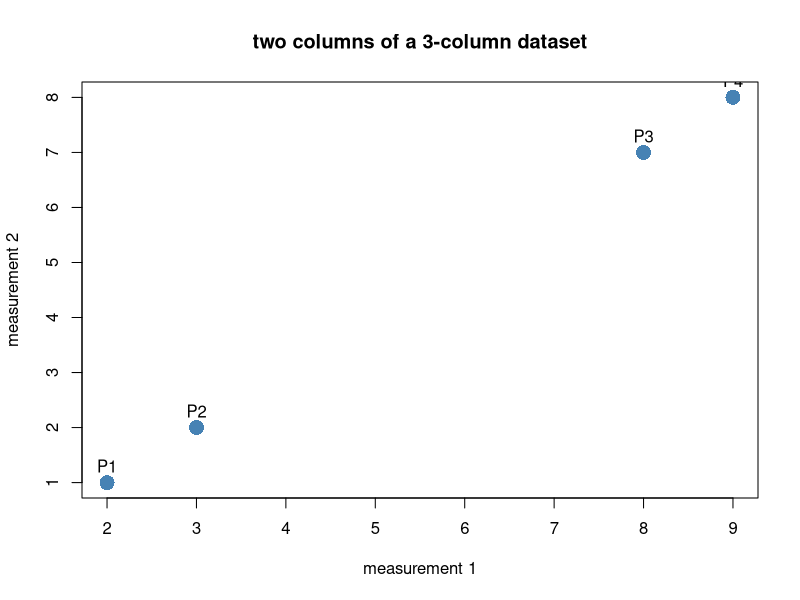

Write the R code that produced this figure.
## ---- chunk 1
#| include: false
# Build-time setup only — the live cells below re-state their own data. Base R is all
# we need, so nothing to install.
needed <- c()
to_install <- setdiff(needed, rownames(installed.packages()))
if (length(to_install) > 0) install.packages(to_install)
invisible(lapply(needed, library, character.only = TRUE))
set.seed(42)
## ---- chunk 2
# The two towns, as points. rbind stacks them: one ROW per point.
A <- c(1, 2)
B <- c(4, 6)

# The per-coordinate gaps
gaps <- B - A          # 3 4  (east-west gap, north-south gap)
gaps

# Euclidean distance, straight from Pythagoras: square, add, square-root
sqrt(sum(gaps^2))      # 5

# R's built-in: dist() on the stacked points gives the same 5
dist(rbind(A, B))      # 5
## ---- chunk 3
A <- c(1, 2)
B <- c(4, 6)

sqrt(sum((A - B)^2))                       # 5  — Euclidean, by hand
as.numeric(dist(rbind(A, B)))              # 5  — Euclidean, built-in (default)
sum(abs(A - B))                            # 7  — Manhattan, by hand
as.numeric(dist(rbind(A, B), method = "manhattan"))  # 7 — Manhattan, built-in

# The norm is distance from the origin:
v <- c(3, 4)
sqrt(sum(v^2))                             # 5 — length of v
as.numeric(dist(rbind(c(0, 0), v)))        # 5 — same, as a distance from (0,0)
## ---- chunk 4
a <- c(4, 2)
b <- c(3, 4)

dp <- sum(a * b)          # 20 — the dot product (from vectors & summation)
len_b <- sqrt(sum(b^2))   # 5  — the norm of b
dp / len_b                # 4  — how far a reaches along b's direction
## ---- chunk 5
u <- c(1, 0)   # east
w <- c(0, 1)   # north
sum(u * w)     # 0 — dot product zero  =>  orthogonal (at right angles)

u2 <- c(2, 1)
w2 <- c(-1, 2)
sum(u2 * w2)   # 0 — also orthogonal, even though neither lies on an axis
## ---- chunk 6
# 4 people, 3 measurements each (one ROW per person) — a matrix, from the module we build on
people <- matrix(c(2, 1, 5,
                   3, 2, 4,
                   8, 7, 1,
                   9, 8, 2), nrow = 4, byrow = TRUE)
rownames(people) <- c("P1", "P2", "P3", "P4")
colnames(people) <- c("m1", "m2", "m3")

# Plot two of the three columns: a real slice you CAN draw
plot(people[, 1], people[, 2], pch = 16, cex = 2, col = "steelblue",
     xlab = "measurement 1", ylab = "measurement 2",
     main = "two columns of a 3-column dataset")
text(people[, 1], people[, 2], rownames(people), pos = 3)
## ---- chunk 7
round(dist(people), 2)   # small within {P1,P2} and {P3,P4}, large across the pairs
